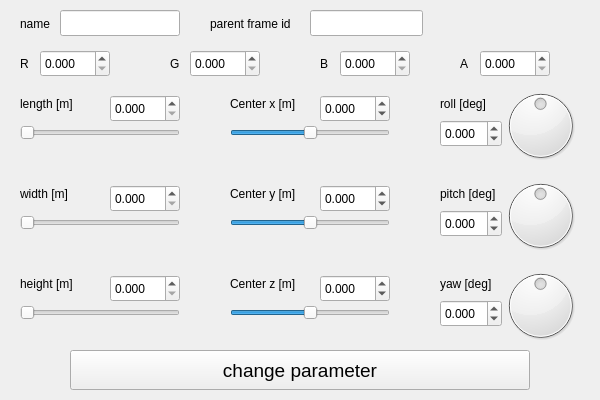
<?xml version="1.0" encoding="UTF-8"?>
<ui version="4.0">
 <class>ObjectForm</class>
 <widget class="QWidget" name="ObjectForm">
  <property name="geometry">
   <rect>
    <x>0</x>
    <y>0</y>
    <width>600</width>
    <height>400</height>
   </rect>
  </property>
  <property name="windowTitle">
   <string>Form</string>
  </property>
  <widget class="QLabel" name="label_length">
   <property name="geometry">
    <rect>
     <x>20</x>
     <y>95</y>
     <width>70</width>
     <height>18</height>
    </rect>
   </property>
   <property name="text">
    <string>length [m]</string>
   </property>
  </widget>
  <widget class="QLabel" name="label_width">
   <property name="geometry">
    <rect>
     <x>20</x>
     <y>185</y>
     <width>70</width>
     <height>18</height>
    </rect>
   </property>
   <property name="text">
    <string>width [m]</string>
   </property>
  </widget>
  <widget class="QLabel" name="label_height">
   <property name="geometry">
    <rect>
     <x>20</x>
     <y>275</y>
     <width>70</width>
     <height>18</height>
    </rect>
   </property>
   <property name="text">
    <string>height [m]</string>
   </property>
  </widget>
  <widget class="QLabel" name="label_pos_x">
   <property name="geometry">
    <rect>
     <x>230</x>
     <y>95</y>
     <width>70</width>
     <height>18</height>
    </rect>
   </property>
   <property name="text">
    <string>Center x [m]</string>
   </property>
  </widget>
  <widget class="QLabel" name="label_pos_y">
   <property name="geometry">
    <rect>
     <x>230</x>
     <y>185</y>
     <width>70</width>
     <height>18</height>
    </rect>
   </property>
   <property name="text">
    <string>Center y [m]</string>
   </property>
  </widget>
  <widget class="QLabel" name="label_pos_z">
   <property name="geometry">
    <rect>
     <x>230</x>
     <y>275</y>
     <width>70</width>
     <height>18</height>
    </rect>
   </property>
   <property name="text">
    <string>Center z [m]</string>
   </property>
  </widget>
  <widget class="QLabel" name="label_roll">
   <property name="geometry">
    <rect>
     <x>440</x>
     <y>95</y>
     <width>55</width>
     <height>18</height>
    </rect>
   </property>
   <property name="text">
    <string>roll [deg]</string>
   </property>
  </widget>
  <widget class="QLabel" name="label_pitch">
   <property name="geometry">
    <rect>
     <x>440</x>
     <y>185</y>
     <width>70</width>
     <height>18</height>
    </rect>
   </property>
   <property name="text">
    <string>pitch [deg]</string>
   </property>
  </widget>
  <widget class="QLabel" name="label_yaw">
   <property name="geometry">
    <rect>
     <x>440</x>
     <y>275</y>
     <width>70</width>
     <height>18</height>
    </rect>
   </property>
   <property name="text">
    <string>yaw [deg]</string>
   </property>
  </widget>
  <widget class="QDoubleSpinBox" name="doubleSpinBox_length">
   <property name="geometry">
    <rect>
     <x>110</x>
     <y>95</y>
     <width>70</width>
     <height>27</height>
    </rect>
   </property>
   <property name="decimals">
    <number>3</number>
   </property>
   <property name="maximum">
    <double>1000.000000000000000</double>
   </property>
   <property name="singleStep">
    <double>0.001000000000000</double>
   </property>
  </widget>
  <widget class="QDoubleSpinBox" name="doubleSpinBox_width">
   <property name="geometry">
    <rect>
     <x>110</x>
     <y>185</y>
     <width>70</width>
     <height>27</height>
    </rect>
   </property>
   <property name="decimals">
    <number>3</number>
   </property>
   <property name="maximum">
    <double>1000.000000000000000</double>
   </property>
   <property name="singleStep">
    <double>0.001000000000000</double>
   </property>
  </widget>
  <widget class="QDoubleSpinBox" name="doubleSpinBox_height">
   <property name="geometry">
    <rect>
     <x>110</x>
     <y>275</y>
     <width>70</width>
     <height>27</height>
    </rect>
   </property>
   <property name="decimals">
    <number>3</number>
   </property>
   <property name="maximum">
    <double>1000.000000000000000</double>
   </property>
   <property name="singleStep">
    <double>0.001000000000000</double>
   </property>
  </widget>
  <widget class="QDoubleSpinBox" name="doubleSpinBox_pos_x">
   <property name="geometry">
    <rect>
     <x>320</x>
     <y>95</y>
     <width>70</width>
     <height>27</height>
    </rect>
   </property>
   <property name="decimals">
    <number>3</number>
   </property>
   <property name="minimum">
    <double>-1000.000000000000000</double>
   </property>
   <property name="maximum">
    <double>1000.000000000000000</double>
   </property>
   <property name="singleStep">
    <double>0.001000000000000</double>
   </property>
  </widget>
  <widget class="QDoubleSpinBox" name="doubleSpinBox_pos_y">
   <property name="geometry">
    <rect>
     <x>320</x>
     <y>185</y>
     <width>70</width>
     <height>27</height>
    </rect>
   </property>
   <property name="decimals">
    <number>3</number>
   </property>
   <property name="minimum">
    <double>-1000.000000000000000</double>
   </property>
   <property name="maximum">
    <double>1000.000000000000000</double>
   </property>
   <property name="singleStep">
    <double>0.001000000000000</double>
   </property>
  </widget>
  <widget class="QDoubleSpinBox" name="doubleSpinBox_pos_z">
   <property name="geometry">
    <rect>
     <x>320</x>
     <y>275</y>
     <width>70</width>
     <height>27</height>
    </rect>
   </property>
   <property name="decimals">
    <number>3</number>
   </property>
   <property name="minimum">
    <double>-1000.000000000000000</double>
   </property>
   <property name="maximum">
    <double>1000.000000000000000</double>
   </property>
   <property name="singleStep">
    <double>0.001000000000000</double>
   </property>
  </widget>
  <widget class="QDoubleSpinBox" name="doubleSpinBox_roll">
   <property name="geometry">
    <rect>
     <x>440</x>
     <y>120</y>
     <width>62</width>
     <height>27</height>
    </rect>
   </property>
   <property name="decimals">
    <number>3</number>
   </property>
   <property name="minimum">
    <double>-180.000000000000000</double>
   </property>
   <property name="maximum">
    <double>180.000000000000000</double>
   </property>
   <property name="singleStep">
    <double>0.010000000000000</double>
   </property>
  </widget>
  <widget class="QDoubleSpinBox" name="doubleSpinBox_pitch">
   <property name="geometry">
    <rect>
     <x>440</x>
     <y>210</y>
     <width>62</width>
     <height>27</height>
    </rect>
   </property>
   <property name="decimals">
    <number>3</number>
   </property>
   <property name="minimum">
    <double>-180.000000000000000</double>
   </property>
   <property name="maximum">
    <double>180.000000000000000</double>
   </property>
   <property name="singleStep">
    <double>0.010000000000000</double>
   </property>
  </widget>
  <widget class="QDoubleSpinBox" name="doubleSpinBox_yaw">
   <property name="geometry">
    <rect>
     <x>440</x>
     <y>300</y>
     <width>62</width>
     <height>27</height>
    </rect>
   </property>
   <property name="decimals">
    <number>3</number>
   </property>
   <property name="minimum">
    <double>-180.000000000000000</double>
   </property>
   <property name="maximum">
    <double>180.000000000000000</double>
   </property>
   <property name="singleStep">
    <double>0.010000000000000</double>
   </property>
  </widget>
  <widget class="QSlider" name="horizontalSlider_length">
   <property name="geometry">
    <rect>
     <x>20</x>
     <y>125</y>
     <width>160</width>
     <height>16</height>
    </rect>
   </property>
   <property name="maximum">
    <number>1000000</number>
   </property>
   <property name="singleStep">
    <number>1</number>
   </property>
   <property name="orientation">
    <enum>Qt::Horizontal</enum>
   </property>
  </widget>
  <widget class="QSlider" name="horizontalSlider_width">
   <property name="geometry">
    <rect>
     <x>20</x>
     <y>215</y>
     <width>160</width>
     <height>16</height>
    </rect>
   </property>
   <property name="maximum">
    <number>1000000</number>
   </property>
   <property name="orientation">
    <enum>Qt::Horizontal</enum>
   </property>
  </widget>
  <widget class="QSlider" name="horizontalSlider_height">
   <property name="geometry">
    <rect>
     <x>20</x>
     <y>305</y>
     <width>160</width>
     <height>16</height>
    </rect>
   </property>
   <property name="maximum">
    <number>1000000</number>
   </property>
   <property name="orientation">
    <enum>Qt::Horizontal</enum>
   </property>
  </widget>
  <widget class="QPushButton" name="pushButton">
   <property name="geometry">
    <rect>
     <x>70</x>
     <y>350</y>
     <width>460</width>
     <height>40</height>
    </rect>
   </property>
   <property name="font">
    <font>
     <pointsize>14</pointsize>
    </font>
   </property>
   <property name="text">
    <string>change parameter</string>
   </property>
  </widget>
  <widget class="QSlider" name="horizontalSlider_pos_x">
   <property name="geometry">
    <rect>
     <x>230</x>
     <y>125</y>
     <width>160</width>
     <height>16</height>
    </rect>
   </property>
   <property name="minimum">
    <number>-1000000</number>
   </property>
   <property name="maximum">
    <number>1000000</number>
   </property>
   <property name="orientation">
    <enum>Qt::Horizontal</enum>
   </property>
  </widget>
  <widget class="QSlider" name="horizontalSlider_pos_y">
   <property name="geometry">
    <rect>
     <x>230</x>
     <y>215</y>
     <width>160</width>
     <height>16</height>
    </rect>
   </property>
   <property name="minimum">
    <number>-1000000</number>
   </property>
   <property name="maximum">
    <number>1000000</number>
   </property>
   <property name="orientation">
    <enum>Qt::Horizontal</enum>
   </property>
  </widget>
  <widget class="QSlider" name="horizontalSlider_pos_z">
   <property name="geometry">
    <rect>
     <x>230</x>
     <y>305</y>
     <width>160</width>
     <height>16</height>
    </rect>
   </property>
   <property name="minimum">
    <number>-1000000</number>
   </property>
   <property name="maximum">
    <number>1000000</number>
   </property>
   <property name="orientation">
    <enum>Qt::Horizontal</enum>
   </property>
  </widget>
  <widget class="QDial" name="dial_roll">
   <property name="geometry">
    <rect>
     <x>500</x>
     <y>85</y>
     <width>81</width>
     <height>81</height>
    </rect>
   </property>
   <property name="minimum">
    <number>-18000</number>
   </property>
   <property name="maximum">
    <number>18000</number>
   </property>
  </widget>
  <widget class="QDial" name="dial_pitch">
   <property name="geometry">
    <rect>
     <x>500</x>
     <y>175</y>
     <width>81</width>
     <height>81</height>
    </rect>
   </property>
   <property name="minimum">
    <number>-18000</number>
   </property>
   <property name="maximum">
    <number>18000</number>
   </property>
  </widget>
  <widget class="QDial" name="dial_yaw">
   <property name="geometry">
    <rect>
     <x>500</x>
     <y>265</y>
     <width>81</width>
     <height>81</height>
    </rect>
   </property>
   <property name="minimum">
    <number>-18000</number>
   </property>
   <property name="maximum">
    <number>18000</number>
   </property>
  </widget>
  <widget class="QLineEdit" name="lineEdit_name">
   <property name="geometry">
    <rect>
     <x>60</x>
     <y>10</y>
     <width>120</width>
     <height>26</height>
    </rect>
   </property>
  </widget>
  <widget class="QLabel" name="label_name">
   <property name="geometry">
    <rect>
     <x>20</x>
     <y>15</y>
     <width>55</width>
     <height>18</height>
    </rect>
   </property>
   <property name="text">
    <string>name</string>
   </property>
  </widget>
  <widget class="QLabel" name="label_parent_frame_id">
   <property name="geometry">
    <rect>
     <x>210</x>
     <y>15</y>
     <width>90</width>
     <height>18</height>
    </rect>
   </property>
   <property name="text">
    <string>parent frame id</string>
   </property>
  </widget>
  <widget class="QLineEdit" name="lineEdit_frame">
   <property name="geometry">
    <rect>
     <x>310</x>
     <y>10</y>
     <width>113</width>
     <height>26</height>
    </rect>
   </property>
  </widget>
  <widget class="QLabel" name="label_name_color_r">
   <property name="geometry">
    <rect>
     <x>20</x>
     <y>55</y>
     <width>15</width>
     <height>18</height>
    </rect>
   </property>
   <property name="text">
    <string>R</string>
   </property>
  </widget>
  <widget class="QDoubleSpinBox" name="doubleSpinBox_color_r">
   <property name="geometry">
    <rect>
     <x>40</x>
     <y>50</y>
     <width>70</width>
     <height>27</height>
    </rect>
   </property>
   <property name="decimals">
    <number>3</number>
   </property>
   <property name="maximum">
    <double>1.000000000000000</double>
   </property>
   <property name="singleStep">
    <double>0.001000000000000</double>
   </property>
  </widget>
  <widget class="QDoubleSpinBox" name="doubleSpinBox_color_g">
   <property name="geometry">
    <rect>
     <x>190</x>
     <y>50</y>
     <width>70</width>
     <height>27</height>
    </rect>
   </property>
   <property name="decimals">
    <number>3</number>
   </property>
   <property name="maximum">
    <double>1.000000000000000</double>
   </property>
   <property name="singleStep">
    <double>0.001000000000000</double>
   </property>
  </widget>
  <widget class="QLabel" name="label_name_color_g">
   <property name="geometry">
    <rect>
     <x>170</x>
     <y>55</y>
     <width>15</width>
     <height>18</height>
    </rect>
   </property>
   <property name="text">
    <string>G</string>
   </property>
  </widget>
  <widget class="QLabel" name="label_name_color_b">
   <property name="geometry">
    <rect>
     <x>320</x>
     <y>55</y>
     <width>15</width>
     <height>18</height>
    </rect>
   </property>
   <property name="text">
    <string>B</string>
   </property>
  </widget>
  <widget class="QDoubleSpinBox" name="doubleSpinBox_color_b">
   <property name="geometry">
    <rect>
     <x>340</x>
     <y>50</y>
     <width>70</width>
     <height>27</height>
    </rect>
   </property>
   <property name="decimals">
    <number>3</number>
   </property>
   <property name="maximum">
    <double>1.000000000000000</double>
   </property>
   <property name="singleStep">
    <double>0.001000000000000</double>
   </property>
  </widget>
  <widget class="QDoubleSpinBox" name="doubleSpinBox_color_a">
   <property name="geometry">
    <rect>
     <x>480</x>
     <y>50</y>
     <width>70</width>
     <height>27</height>
    </rect>
   </property>
   <property name="decimals">
    <number>3</number>
   </property>
   <property name="maximum">
    <double>1.000000000000000</double>
   </property>
   <property name="singleStep">
    <double>0.001000000000000</double>
   </property>
  </widget>
  <widget class="QLabel" name="label_name_color_a">
   <property name="geometry">
    <rect>
     <x>460</x>
     <y>55</y>
     <width>15</width>
     <height>18</height>
    </rect>
   </property>
   <property name="text">
    <string>A</string>
   </property>
  </widget>
 </widget>
 <resources/>
 <connections>
  <connection>
   <sender>horizontalSlider_length</sender>
   <signal>valueChanged(int)</signal>
   <receiver>ObjectForm</receiver>
   <slot>update_spinbox_pos()</slot>
   <hints>
    <hint type="sourcelabel">
     <x>65</x>
     <y>73</y>
    </hint>
    <hint type="destinationlabel">
     <x>154</x>
     <y>710</y>
    </hint>
   </hints>
  </connection>
  <connection>
   <sender>horizontalSlider_width</sender>
   <signal>valueChanged(int)</signal>
   <receiver>ObjectForm</receiver>
   <slot>update_spinbox_pos()</slot>
   <hints>
    <hint type="sourcelabel">
     <x>130</x>
     <y>169</y>
    </hint>
    <hint type="destinationlabel">
     <x>150</x>
     <y>444</y>
    </hint>
   </hints>
  </connection>
  <connection>
   <sender>horizontalSlider_height</sender>
   <signal>valueChanged(int)</signal>
   <receiver>ObjectForm</receiver>
   <slot>update_spinbox_pos()</slot>
   <hints>
    <hint type="sourcelabel">
     <x>111</x>
     <y>264</y>
    </hint>
    <hint type="destinationlabel">
     <x>253</x>
     <y>479</y>
    </hint>
   </hints>
  </connection>
  <connection>
   <sender>horizontalSlider_length</sender>
   <signal>sliderMoved(int)</signal>
   <receiver>ObjectForm</receiver>
   <slot>update_spinbox_pos()</slot>
   <hints>
    <hint type="sourcelabel">
     <x>88</x>
     <y>78</y>
    </hint>
    <hint type="destinationlabel">
     <x>120</x>
     <y>562</y>
    </hint>
   </hints>
  </connection>
  <connection>
   <sender>horizontalSlider_width</sender>
   <signal>sliderMoved(int)</signal>
   <receiver>ObjectForm</receiver>
   <slot>update_spinbox_pos()</slot>
   <hints>
    <hint type="sourcelabel">
     <x>39</x>
     <y>173</y>
    </hint>
    <hint type="destinationlabel">
     <x>231</x>
     <y>825</y>
    </hint>
   </hints>
  </connection>
  <connection>
   <sender>horizontalSlider_height</sender>
   <signal>sliderMoved(int)</signal>
   <receiver>ObjectForm</receiver>
   <slot>update_spinbox_pos()</slot>
   <hints>
    <hint type="sourcelabel">
     <x>77</x>
     <y>260</y>
    </hint>
    <hint type="destinationlabel">
     <x>175</x>
     <y>831</y>
    </hint>
   </hints>
  </connection>
  <connection>
   <sender>pushButton</sender>
   <signal>pressed()</signal>
   <receiver>ObjectForm</receiver>
   <slot>change_param()</slot>
   <hints>
    <hint type="sourcelabel">
     <x>379</x>
     <y>345</y>
    </hint>
    <hint type="destinationlabel">
     <x>399</x>
     <y>490</y>
    </hint>
   </hints>
  </connection>
  <connection>
   <sender>doubleSpinBox_length</sender>
   <signal>valueChanged(double)</signal>
   <receiver>ObjectForm</receiver>
   <slot>update_slider_pos()</slot>
   <hints>
    <hint type="sourcelabel">
     <x>150</x>
     <y>53</y>
    </hint>
    <hint type="destinationlabel">
     <x>236</x>
     <y>463</y>
    </hint>
   </hints>
  </connection>
  <connection>
   <sender>doubleSpinBox_width</sender>
   <signal>valueChanged(double)</signal>
   <receiver>ObjectForm</receiver>
   <slot>update_slider_pos()</slot>
   <hints>
    <hint type="sourcelabel">
     <x>139</x>
     <y>145</y>
    </hint>
    <hint type="destinationlabel">
     <x>188</x>
     <y>380</y>
    </hint>
   </hints>
  </connection>
  <connection>
   <sender>doubleSpinBox_height</sender>
   <signal>valueChanged(double)</signal>
   <receiver>ObjectForm</receiver>
   <slot>update_slider_pos()</slot>
   <hints>
    <hint type="sourcelabel">
     <x>158</x>
     <y>238</y>
    </hint>
    <hint type="destinationlabel">
     <x>191</x>
     <y>297</y>
    </hint>
   </hints>
  </connection>
  <connection>
   <sender>horizontalSlider_pos_x</sender>
   <signal>sliderMoved(int)</signal>
   <receiver>ObjectForm</receiver>
   <slot>update_spinbox_pos()</slot>
   <hints>
    <hint type="sourcelabel">
     <x>322</x>
     <y>70</y>
    </hint>
    <hint type="destinationlabel">
     <x>392</x>
     <y>97</y>
    </hint>
   </hints>
  </connection>
  <connection>
   <sender>horizontalSlider_pos_x</sender>
   <signal>valueChanged(int)</signal>
   <receiver>ObjectForm</receiver>
   <slot>update_spinbox_pos()</slot>
   <hints>
    <hint type="sourcelabel">
     <x>271</x>
     <y>77</y>
    </hint>
    <hint type="destinationlabel">
     <x>351</x>
     <y>104</y>
    </hint>
   </hints>
  </connection>
  <connection>
   <sender>doubleSpinBox_pos_y</sender>
   <signal>valueChanged(double)</signal>
   <receiver>ObjectForm</receiver>
   <slot>update_slider_pos()</slot>
   <hints>
    <hint type="sourcelabel">
     <x>353</x>
     <y>142</y>
    </hint>
    <hint type="destinationlabel">
     <x>372</x>
     <y>181</y>
    </hint>
   </hints>
  </connection>
  <connection>
   <sender>horizontalSlider_pos_y</sender>
   <signal>sliderMoved(int)</signal>
   <receiver>ObjectForm</receiver>
   <slot>update_spinbox_pos()</slot>
   <hints>
    <hint type="sourcelabel">
     <x>272</x>
     <y>168</y>
    </hint>
    <hint type="destinationlabel">
     <x>318</x>
     <y>182</y>
    </hint>
   </hints>
  </connection>
  <connection>
   <sender>horizontalSlider_pos_y</sender>
   <signal>sliderPressed()</signal>
   <receiver>ObjectForm</receiver>
   <slot>update_spinbox_pos()</slot>
   <hints>
    <hint type="sourcelabel">
     <x>243</x>
     <y>174</y>
    </hint>
    <hint type="destinationlabel">
     <x>262</x>
     <y>212</y>
    </hint>
   </hints>
  </connection>
  <connection>
   <sender>horizontalSlider_pos_z</sender>
   <signal>sliderPressed()</signal>
   <receiver>ObjectForm</receiver>
   <slot>update_spinbox_pos()</slot>
   <hints>
    <hint type="sourcelabel">
     <x>285</x>
     <y>258</y>
    </hint>
    <hint type="destinationlabel">
     <x>323</x>
     <y>274</y>
    </hint>
   </hints>
  </connection>
  <connection>
   <sender>horizontalSlider_pos_z</sender>
   <signal>sliderMoved(int)</signal>
   <receiver>ObjectForm</receiver>
   <slot>update_spinbox_pos()</slot>
   <hints>
    <hint type="sourcelabel">
     <x>253</x>
     <y>260</y>
    </hint>
    <hint type="destinationlabel">
     <x>353</x>
     <y>287</y>
    </hint>
   </hints>
  </connection>
  <connection>
   <sender>doubleSpinBox_pos_x</sender>
   <signal>valueChanged(double)</signal>
   <receiver>ObjectForm</receiver>
   <slot>update_slider_pos()</slot>
   <hints>
    <hint type="sourcelabel">
     <x>363</x>
     <y>58</y>
    </hint>
    <hint type="destinationlabel">
     <x>428</x>
     <y>26</y>
    </hint>
   </hints>
  </connection>
  <connection>
   <sender>doubleSpinBox_pos_z</sender>
   <signal>valueChanged(double)</signal>
   <receiver>ObjectForm</receiver>
   <slot>update_slider_pos()</slot>
   <hints>
    <hint type="sourcelabel">
     <x>372</x>
     <y>235</y>
    </hint>
    <hint type="destinationlabel">
     <x>421</x>
     <y>213</y>
    </hint>
   </hints>
  </connection>
  <connection>
   <sender>doubleSpinBox_roll</sender>
   <signal>valueChanged(double)</signal>
   <receiver>ObjectForm</receiver>
   <slot>update_dial_pos()</slot>
   <hints>
    <hint type="sourcelabel">
     <x>467</x>
     <y>87</y>
    </hint>
    <hint type="destinationlabel">
     <x>590</x>
     <y>115</y>
    </hint>
   </hints>
  </connection>
  <connection>
   <sender>doubleSpinBox_pitch</sender>
   <signal>valueChanged(double)</signal>
   <receiver>ObjectForm</receiver>
   <slot>update_dial_pos()</slot>
   <hints>
    <hint type="sourcelabel">
     <x>490</x>
     <y>172</y>
    </hint>
    <hint type="destinationlabel">
     <x>586</x>
     <y>212</y>
    </hint>
   </hints>
  </connection>
  <connection>
   <sender>doubleSpinBox_yaw</sender>
   <signal>valueChanged(double)</signal>
   <receiver>ObjectForm</receiver>
   <slot>update_dial_pos()</slot>
   <hints>
    <hint type="sourcelabel">
     <x>478</x>
     <y>256</y>
    </hint>
    <hint type="destinationlabel">
     <x>580</x>
     <y>310</y>
    </hint>
   </hints>
  </connection>
  <connection>
   <sender>dial_roll</sender>
   <signal>sliderMoved(int)</signal>
   <receiver>ObjectForm</receiver>
   <slot>update_spinbox_pos()</slot>
   <hints>
    <hint type="sourcelabel">
     <x>567</x>
     <y>66</y>
    </hint>
    <hint type="destinationlabel">
     <x>588</x>
     <y>6</y>
    </hint>
   </hints>
  </connection>
  <connection>
   <sender>dial_roll</sender>
   <signal>valueChanged(int)</signal>
   <receiver>ObjectForm</receiver>
   <slot>update_spinbox_pos()</slot>
   <hints>
    <hint type="sourcelabel">
     <x>527</x>
     <y>100</y>
    </hint>
    <hint type="destinationlabel">
     <x>594</x>
     <y>59</y>
    </hint>
   </hints>
  </connection>
  <connection>
   <sender>dial_pitch</sender>
   <signal>sliderMoved(int)</signal>
   <receiver>ObjectForm</receiver>
   <slot>update_spinbox_pos()</slot>
   <hints>
    <hint type="sourcelabel">
     <x>515</x>
     <y>160</y>
    </hint>
    <hint type="destinationlabel">
     <x>590</x>
     <y>144</y>
    </hint>
   </hints>
  </connection>
  <connection>
   <sender>dial_pitch</sender>
   <signal>valueChanged(int)</signal>
   <receiver>ObjectForm</receiver>
   <slot>update_spinbox_pos()</slot>
   <hints>
    <hint type="sourcelabel">
     <x>543</x>
     <y>173</y>
    </hint>
    <hint type="destinationlabel">
     <x>588</x>
     <y>173</y>
    </hint>
   </hints>
  </connection>
  <connection>
   <sender>dial_yaw</sender>
   <signal>sliderMoved(int)</signal>
   <receiver>ObjectForm</receiver>
   <slot>update_spinbox_pos()</slot>
   <hints>
    <hint type="sourcelabel">
     <x>563</x>
     <y>266</y>
    </hint>
    <hint type="destinationlabel">
     <x>592</x>
     <y>239</y>
    </hint>
   </hints>
  </connection>
  <connection>
   <sender>dial_yaw</sender>
   <signal>valueChanged(int)</signal>
   <receiver>ObjectForm</receiver>
   <slot>update_spinbox_pos()</slot>
   <hints>
    <hint type="sourcelabel">
     <x>550</x>
     <y>275</y>
    </hint>
    <hint type="destinationlabel">
     <x>591</x>
     <y>269</y>
    </hint>
   </hints>
  </connection>
 </connections>
 <slots>
  <slot>update_slider_pos()</slot>
  <slot>update_dial_pos()</slot>
  <slot>update_spinbox_pos()</slot>
 </slots>
</ui>
